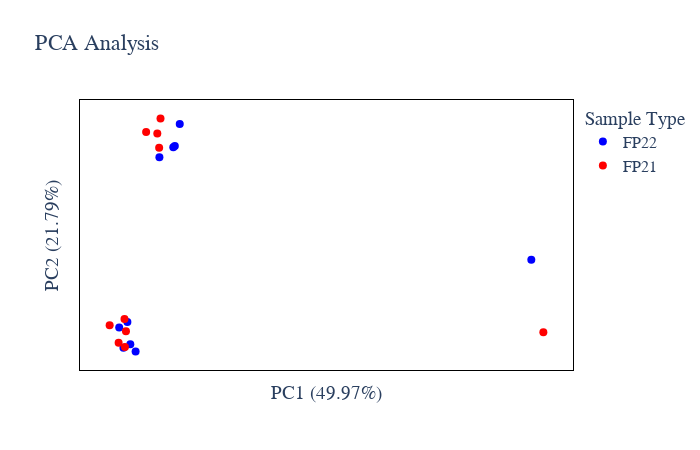

Notebook code for this chart:
### Code cell
# Protein Abundance PCA plot
plot_options={
            "compare groups": ["FP22","FP21"],
            "title": "PCA Analysis",
            "color": ["blue", "red", "green", "black", "yellow", "purple",
                      "orange", "brown", "pink", "gray", "olive", "cyan"],
            "symbol": ['circle', 'circle', 'circle'],
            "marker_size": 8,
            "width": 700,
            "height": 450,
            "font": dict(size=16, family="Arial black"),
            "ylimits": [],
            "xlimits": []
        }
figure, _, _ =plotter.PCA_plots(data_obj, plot_options, saved_settings)
figure.show()

### Figure 1 — Plotly figure (JSON) as saved in the notebook; plotly's stock layout.template omitted (floating-point values rounded to 4 significant figures)
{"data": [{"hovertemplate": "%{text}<br>PC1: %{x} <br>PC2: %{y}", "legendgroup": "FP22", "marker": {"color": "blue", "size": 8, "symbol": "circle"}, "mode": "markers", "name": "FP22", "orientation": "v", "showlegend": true, "text": ["0-1-0", "0-1-1", "0-1-2", "0-1-3", "0-1-4", "0-1-5", "0-1-6", "0-1-7", "0-1-8", "0-1-9"], "type": "scatter", "x": [-0.2699, -0.1019, -0.2132, -0.006964, -0.2515, -0.03711, -0.2898, -0.03002, -0.2379, 1.636], "xaxis": "x", "y": [-0.3689, 0.3715, -0.3836, 0.5008, -0.2686, 0.4101, -0.2899, 0.4156, -0.3556, -0.02728], "yaxis": "y"}, {"hovertemplate": "%{text}<br>PC1: %{x} <br>PC2: %{y}", "legendgroup": "FP21", "marker": {"color": "red", "size": 8, "symbol": "circle"}, "mode": "markers", "name": "FP21", "orientation": "v", "showlegend": true, "text": ["0-0-0", "0-0-1", "0-0-2", "0-0-3", "0-0-4", "0-0-5", "0-0-6", "0-0-7", "0-0-8", "0-0-9"], "type": "scatter", "x": [-0.2925, -0.1032, -0.2629, -0.09676, -0.2652, -0.164, -0.2582, -0.1118, -0.3344, 1.692], "xaxis": "x", "y": [-0.3499, 0.4087, -0.3665, 0.522, -0.257, 0.47, -0.3048, 0.464, -0.2819, -0.3086], "yaxis": "y"}], "layout": {"font": {"family": "Arial black", "size": 16}, "height": 450, "legend": {"title": {"text": "Sample Type"}, "tracegroupgap": 0}, "paper_bgcolor": "rgba(255, 255, 255, 255)", "plot_bgcolor": "rgba(255, 255, 255, 255)", "title": {"text": "PCA Analysis"}, "width": 700, "xaxis": {"anchor": "y", "domain": [0, 1], "linecolor": "black", "mirror": true, "showticklabels": false, "title": {"text": "PC1 (49.97%)"}}, "yaxis": {"anchor": "x", "domain": [0, 1], "linecolor": "black", "mirror": true, "showticklabels": false, "title": {"text": "PC2 (21.79%)"}}}}
